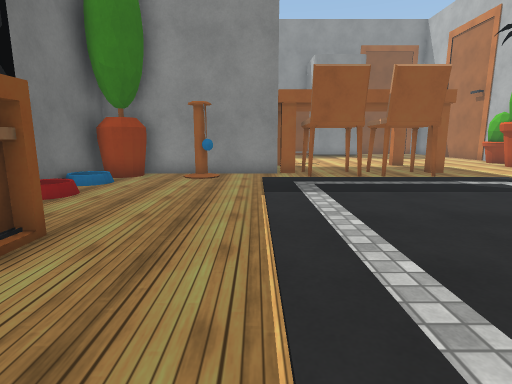
view 1 (above)

16 first-person views from a walk through a scene from a Unity 3-D project. The camera is 1.3 m above the floor, tilts 10° down and sees 80° across. The floor is counted in squares, 1 m on a side. Each view is taken from the middle of a square. On the plan, view 1 faces up. The plan holds only what a view shows up to about 14 squares ahead; the rest is blank. The player character is not drawn. Surface patterns are stand-ins for the level's own textures.

view 2
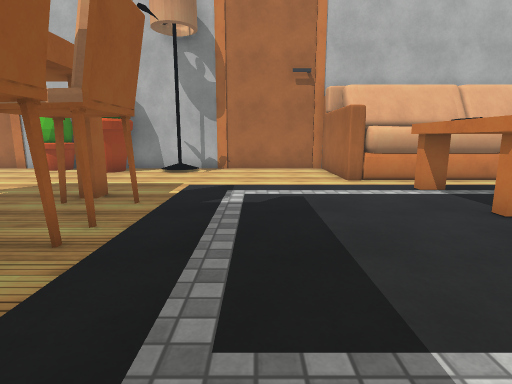

view 3
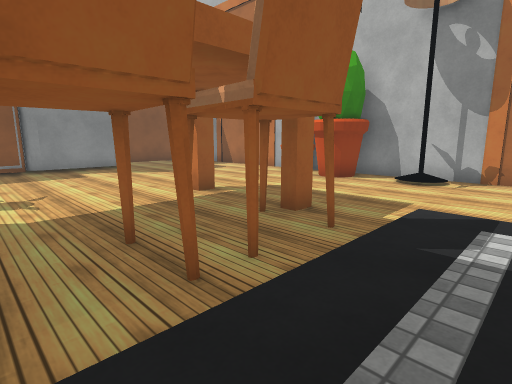

view 4
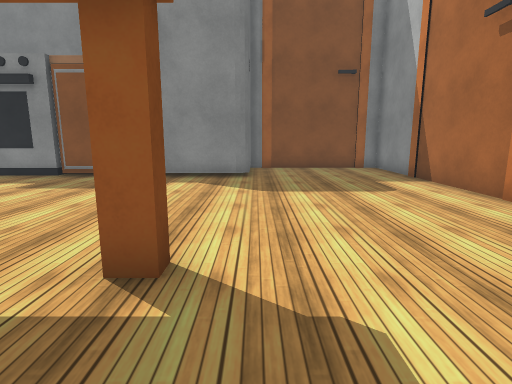

view 5
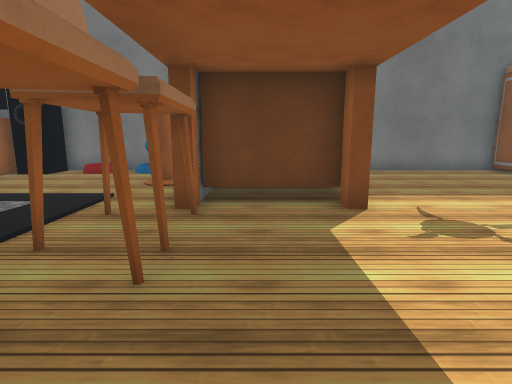

view 6
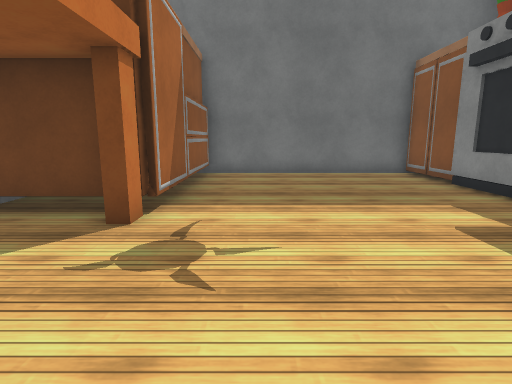

view 7
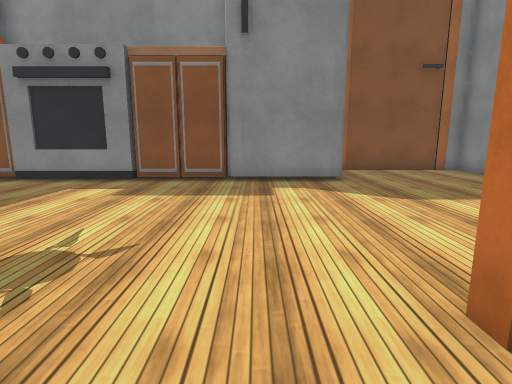

view 8
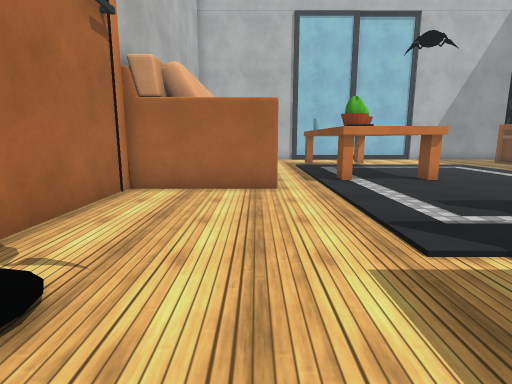

view 9
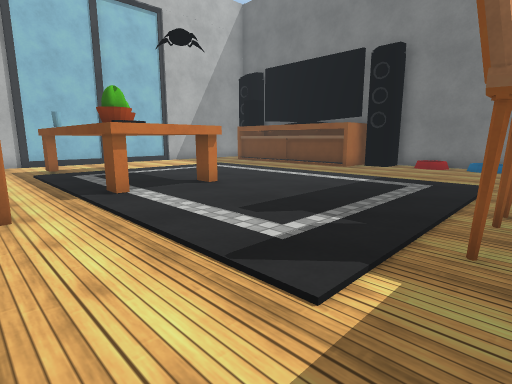

view 10
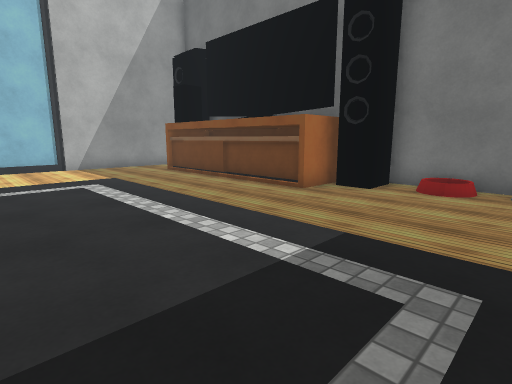

view 11
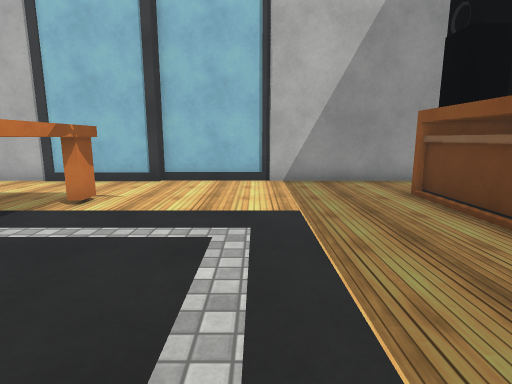

view 12
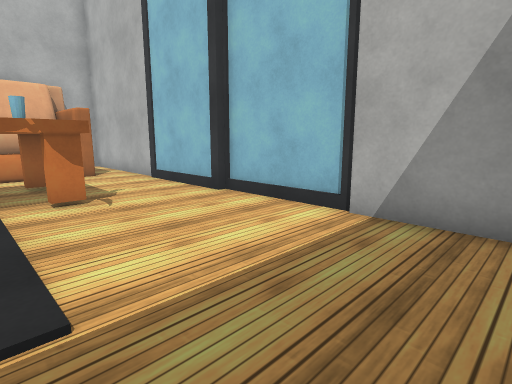

view 13
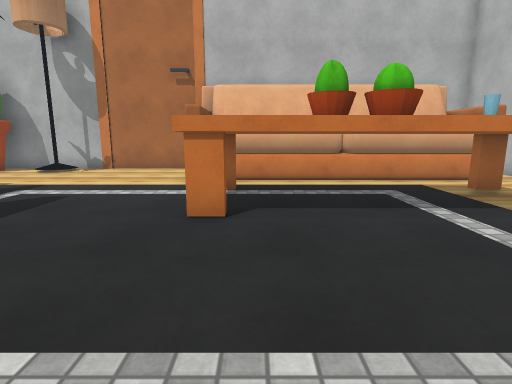

view 14
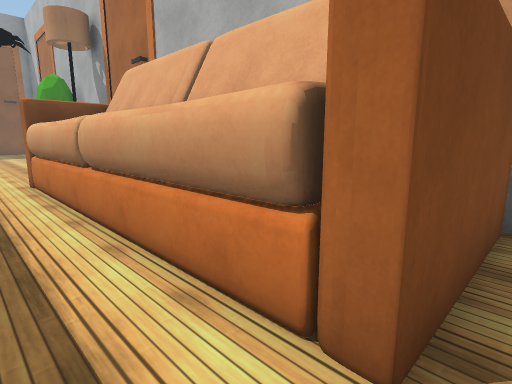

view 15
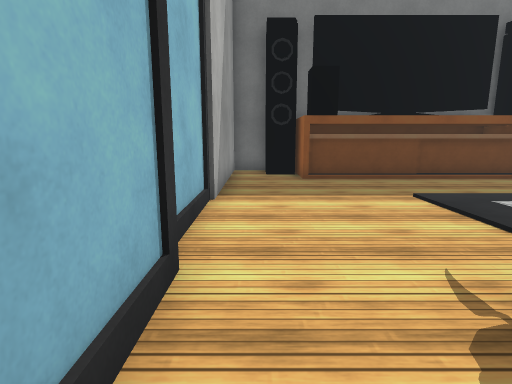

view 16
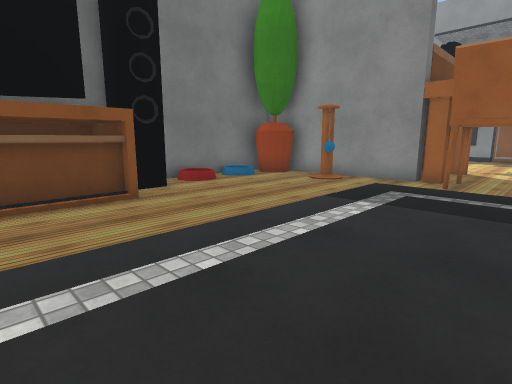

### Floor plan
Key: @ floor where view 1 was taken; # wall or solid block; . main floor; : floor 0.25 m higher than the main floor; ^ raised ledge; P plant; C chair; S stove; O other object.
Columns run from 6 left of view 1 to 13 right of it. Each row starts with its distance up from view 1.
 26               ######
 25               #....#
 24               #....#
 23 ####SSSS##O####....#
 22 #..................#
 21 #..................#
 20 #..................#
 19 #..................#
 18 #..................#
 17 #..................#
 16 #.................P#
 15 ########.....#....P#
 14        #.........PP#
 13        #..........P#
 12   ######CCCCC#.....#
 11 ###.....C.C.......:#
 10 ###.#...C..........#
  9 #..................#
  8 #..................#
  7 #..................#
  6 #..................#
  5 ###.............####
  4  ###.......^^^..#
  3  ###.......^ ^..#
  2  ###.......^^^..#
  1  ###.......###..#
  0  ###..@....^^^..#
 -1  ###.......^ ^..#
 -2  ###.......^ O..#
 -3  ###.......^^^..#
 -4 ###.............####
 -5 #..................#
 -6 ####################

Where each view was taken, in squares from view 1:
view 1: 0 up, 0 right, facing up
view 2: 8 up, 0 right, facing right
view 3: 8 up, 2 right, facing up-right
view 4: 12 up, 8 right, facing up
view 5: 13 up, 7 right, facing left
view 6: 17 up, 6 right, facing left
view 7: 13 up, 5 right, facing up
view 8: 13 up, 10 right, facing down
view 9: 11 up, 10 right, facing down-left
view 10: 9 up, 4 right, facing down-left
view 11: 4 up, 1 right, facing down
view 12: 1 down, 2 left, facing down-right
view 13: 3 up, 0 right, facing right
view 14: 5 down, 8 right, facing up-right
view 15: 5 down, 7 right, facing left
view 16: 1 up, 4 right, facing up-left
